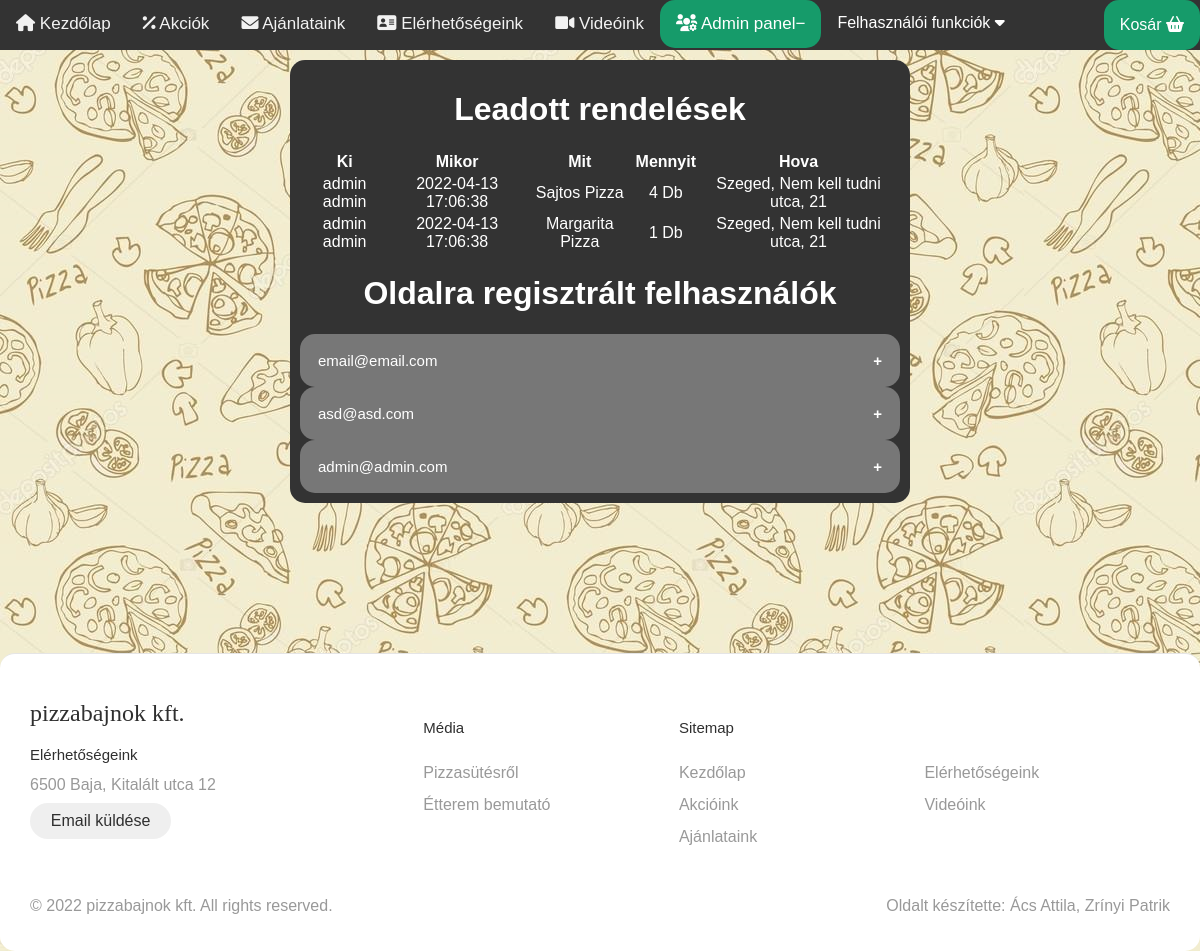
Page /pages/admin.php (signed in) on the committed database.
### tables this page shows
CREATE TABLE `rendelesek` (
  `id` int(11) NOT NULL,
  `ki` int(11) NOT NULL,
  `mit` int(11) NOT NULL,
  `mennyit` int(11) NOT NULL,
  `mikor` datetime NOT NULL DEFAULT CURRENT_TIMESTAMP
);

CREATE TABLE `accounts` (
  `id` int(11) NOT NULL,
  `email` varchar(255) NOT NULL,
  `vezeteknev` varchar(255) NOT NULL,
  `keresztnev` varchar(255) NOT NULL,
  `password` varchar(255) NOT NULL,
  `birth` date NOT NULL,
  `bemutatkozas` text NOT NULL,
  `kedvenc_pizza` text NOT NULL,
  `lakcim` text NOT NULL,
  `telefonszam` varchar(11) NOT NULL,
  `admin` tinyint(1) NOT NULL DEFAULT '0',
  `blocked` tinyint(1) NOT NULL DEFAULT '0',
  `publicData` varchar(255) NOT NULL DEFAULT '[]'
);

CREATE TABLE `pizzak` (
  `id` int(11) NOT NULL,
  `nev` varchar(255) NOT NULL,
  `ar` int(11) NOT NULL,
  `hozzavalok` varchar(255) NOT NULL,
  `akcios` tinyint(1) NOT NULL DEFAULT '0',
  `kepurl` varchar(255) NOT NULL
);

### pages/admin.php (the view, shortened to what this page needs)
<!DOCTYPE html>
<html lang="hu">
<head>
    <link rel="stylesheet" href="https://cdnjs.cloudflare.com/ajax/libs/font-awesome/6.0.0/css/all.min.css">
    <link rel="stylesheet" href="../css/main.css">
    <link rel="stylesheet" href="../css/mindenes.css">
    <link rel="stylesheet" href="../css/osszecsukhato.css">
</head>
<body>
    <?php include("../include/navigation.php");  ?>
    <main id="container">
        <h1>Leadott rendelések</h1>
        <table class="tableCenter">
            <tr>
                <th>Ki</th>
                <th>Mikor</th>
                <th>Mit</th>
                <th>Mennyit</th>
                <th>Hova</th>
            </tr>
            <?php
                $stmt = $conn->prepare("SELECT accounts.vezeteknev, accounts.keresztnev, rendelesek.mikor, pizzak.nev,rendelesek.mennyit,accounts.lakcim FROM `rendelesek` INNER JOIN accounts ON rendelesek.ki = accounts.id INNER JOIN pizzak ON rendelesek.mit = pizzak.id;");
                $stmt->execute();
                $rendelesek = $stmt->fetchAll();
                foreach ($rendelesek as $rendeles) {
                    print('<tr>
                        <td>'. $rendeles["vezeteknev"] .' '. $rendeles["keresztnev"] .'</td>
                        <td>'. $rendeles["mikor"] .'</td>
                        <td>'. $rendeles["nev"] .'</td>
                        <td>'. $rendeles["mennyit"] .' Db</td>
                        <td>'. $rendeles["lakcim"] .'</td>
                    </tr>');
                }
            ?>
        </table>
        <h1>Oldalra regisztrált felhasználók</h1>
        <?php
            $helyettesitoTomb = [
                "vezeteknev" => "Vezetéknév",
                "keresztnev" => "Keresztnév",
                "email" => "Email cím",
                "telefonszam" => "Telefonszám",
                "kedvenc_pizza" => "Kedvenc pizzái",
                "lakcim" => "Lakcím",
                "birth" => "Születési dátum",
                "blocked" => "Letiltott (0 = nincs letilva | 1 = letiltva)"
            ];
            $stmt = $conn->prepare("SELECT * FROM `accounts`");
            $stmt->execute();
            $users = $stmt->fetchAll();
            foreach ($users as $user) {
                $kiirandoNev = "Nincs megadva";
                $generateP = "";
                foreach ($helyettesitoTomb as $key => $tomb) {
                    if($kiirandoNev == "Nincs megadva"){
                        if($key == "email"){
                            $kiirandoNev = $user[$key];
                        }
                    }
                    $generateP .= "<p>". $tomb  .": ". $user[$key] ." </p>";
                }
                if($user["admin"] == 0){
                    $generateP .= "<form action='admin.php' method='POST'>
                            <input type='hidden' name='adminadd' value='". $user['id'] ."'>
                            <input style='background-color: green; color:white' type='submit' value='Felhasználó kijelölése adminnak'>
                            </form>";
                }else{
                    $generateP .= "<form action='admin.php' method='POST'>
                            <input type='hidden' name='adminremove' value='". $user['id'] ."'>
                            <input style='background-color: green; color:white' type='submit' value='Admin eltávolítása'>
                            </form>";
                }
                if ($user["blocked"] == 0) {
                    $generateP .= "<form action='admin.php' method='POST'>
                        <input type='hidden' name='letiltas' value='". $user['id'] ."'>
                        <input style='background-color: red' type='submit' value='Felhasználó letiltása'>
                        </form>";
                }else {
                    $generateP .= "<form action='admin.php' method='POST'>
                    <input type='hidden' name='felold' value='". $user['id'] ."'>
                    <input style='background-color: green;color:white;' type='submit' value='Felhasználó engedélyezése'>
                    </form>";
                }
                print('<button class="collapsible">'. $kiirandoNev .'</button>
                <div class="content">'. $generateP .'</div>');
            }
        ?>
    </main>
</body>
</html>

### css/main.css (style rules this page uses)
* { border-radius: 15px; }
body { background-image: url("../img/hatter.jpg"); background-repeat: repeat-x; }
main { margin: auto; margin-top: 50px; width: 85%; padding: 10px; text-align: center; }
footer { margin-top: 150px; display: flex; flex-flow: row wrap; padding: 30px 30px 20px 30px; color: #2f2f2f; background-color: #fff; border-top: 1px solid #e5e5e5; }
footer>* { flex: 1 100%; }
.footer__addr { margin-right: 1.25em; margin-bottom: 2em; }
.footer__logo { font-family: 'Pacifico', cursive; font-weight: 400; text-transform: lowercase; font-size: 1.5rem; }
.footer__addr h2 { margin-top: 1.3em; font-size: 15px; font-weight: 400; }
.nav__title { font-weight: 400; font-size: 15px; }
footer address { font-style: normal; color: #999; }
.footer__btn { display: flex; align-items: center; justify-content: center; height: 36px; max-width: max-content; background-color: rgb(33, 33, 33, 0.07); border-radius: 100px; color: #2f2f2f; line-height: 0; margin: 0.6em 0; font-size: 1rem; padding: 0 1.3em; }
footer ul { list-style: none; padding-left: 0; }
footer li { line-height: 2em; }
footer a { text-decoration: none; }
.footer__nav { display: flex; flex-flow: row wrap; }
.footer__nav>* { flex: 1 50%; margin-right: 1.25em; }
.nav__ul a { color: #999; }
.nav__ul--extra { column-count: 2; column-gap: 1.25em; }
.legal { display: flex; flex-wrap: wrap; color: #999; }
.legal__links { display: flex; align-items: center; }
@media screen and (min-width: 24.375em) { .legal .legal__links { margin-left: auto; } }
@media screen and (min-width: 700px) { .footer__nav>* { flex: 1; } }
@media screen and (min-width: 700px) { .nav__item--extra { flex-grow: 2; } }
@media screen and (min-width: 700px) { .footer__addr { flex: 1 0px; } }
@media screen and (min-width: 700px) { .footer__nav { flex: 2 0px; } }

### css/mindenes.css (style rules this page uses)
main { width: 50%; background-color: #333; margin-top: 5%; color: white; }
.tableCenter { margin-left: auto; margin-right: auto; }

### css/osszecsukhato.css (style rules this page uses)
.collapsible { background-color: #777; color: white; cursor: pointer; padding: 18px; width: 100%; border: none; text-align: left; outline: none; font-size: 15px; }
.collapsible:after { content: '\002B'; color: white; font-weight: bold; float: right; margin-left: 5px; }

### include/navigation.php (style rules this page uses)
body { margin: 0; font-family: Arial, Helvetica, sans-serif; }

### rows in the picture
rendelesek: accounts.vezeteknev "admin", accounts.keresztnev "admin", mikor "2022-04-13 17:06:38", mit.nev "Sajtos Pizza", mennyit "4", accounts.lakcim "Szeged, Nem kell tudni utca, 21"
rendelesek: accounts.vezeteknev "admin", accounts.keresztnev "admin", mikor "2022-04-13 17:06:38", mit.nev "Margarita Pizza", mennyit "1", accounts.lakcim "Szeged, Nem kell tudni utca, 21"
accounts: email "email@email.com"
accounts: email "asd@asd.com"
accounts: email "admin@admin.com"
